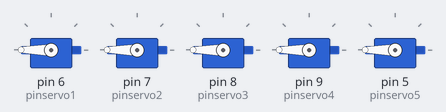
Recording of a sketch running on a simulated Arduino Uno, built with avr-gcc and run on an emulated ATmega328P. On the bench: 5 × servo. At 26.3 s the program stops and its outputs stay as they are.

Above: at 0.1 s.
At 3.7 s:
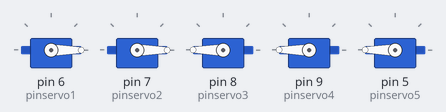
At 6.7 s:
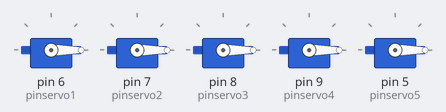
At 9.5 s:
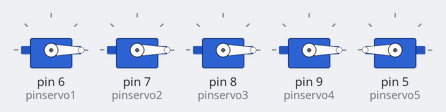
At 12.5 s:
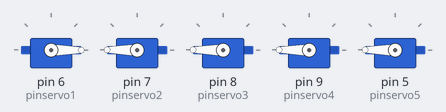
At 24.7 s:
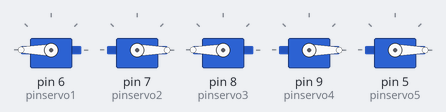
Timing chart, 0 to 27.0 s (numbered marks = the images above):
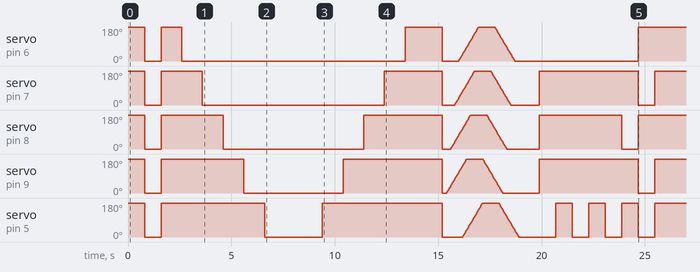

Measured:
- by itself, servo on pin 7 (pinservo2): 180° → 0° at 0.80 s, → 180° 0.80 s later, → 0° 2.0 s later, → 180° 8.8 s later, … (103 changes in this stretch)
- by itself, servo on pin 8 (pinservo3): 180° → 0° at 0.80 s, → 180° 0.80 s later, → 0° 3.0 s later, → 180° 6.8 s later, … (103 changes in this stretch)

The sketch:

config._mano.ino
```cpp
#include <Servo.h>
Servo servo1;
Servo servo2;
Servo servo3;
Servo servo4;
Servo servo5;
int pinservo1 = 6;
int pinservo2 = 7;
int pinservo3 = 8;
int pinservo4 = 9;
int pinservo5 = 5;

void abrir() {
  servo1.write(0);
  servo2.write(0);
  servo3.write(0);
  servo4.write(0);
  servo5.write(0);
}
void indice(char op) { //con 1 abre y con 2 cierra
  switch (op) {
    case 1:
      servo1.write(0);
      break;
    case 2:
      servo1.write(180);
      break;
  }
}

void corazon(char op) {
  switch (op) {
    case 1:
      servo2.write(0);
      break;
    case 2:
      servo2.write(180);
      break;
  }
}

void anular(char op) {
  switch (op) {
    case 1:
      servo3.write(0);
      break;
    case 2:
      servo3.write(180);
      break;
  }
}
void menique(char op) {
  switch (op) {
    case 1:
      servo4.write(0);
      break;
    case 2:
      servo4.write(180);
      break;
  }
}
void pulgar(char op) {
  switch (op) {
    case 1:
      servo5.write(0);
      break;
    case 2:
      servo5.write(180);
      break;
  }
}
void cerrar() {
  indice(2);
  corazon(2);
  anular(2);
  menique(2);
  pulgar(2);
}
void contar() {
  cerrar(); // en 180
  delay(1000);
  indice(1); // en 0
  delay(1000);
  corazon(1);
  delay(1000);
  anular(1);
  delay(1000);
  menique(1);
  delay(1000);
  pulgar(1);
  delay(1000);
}

void regresivo() {
  abrir(); // en 0 para 5
  delay(1000);
  pulgar(2); // en 180 para 4
  delay(1000);
  menique(2); // para 3
  delay(1000);
  anular(2); // para 2
  delay(1000);
  corazon(2); // para 1
  delay(1000);
  indice(2); // para 0
  delay(1000);
}
void saludo() {

  for (int i = -180; i <= 180; i++) {
    servo5.write(i); // 1 -- 1º
    delay(1);
    servo1.write(i + 36); // 37 --> 1º
    delay(1);
    servo2.write(i + 72); // 73 --> 1º
    delay(1);
    servo3.write(i + 108); // 109 --> 1º
    delay(1);
    servo4.write(i + 144); // 145 --> 1º
    delay(1);
  }
  for (int i = 180; i >= -180; i--) {
    servo4.write(i);
    delay(1);
    servo3.write(i + 36);
    delay(1);
    servo2.write(i + 72);
    delay(1);
    servo1.write(i + 108);
    delay(1);
    servo5.write(i + 144);
    delay(1);
  }
}

void pistola() {
  indice(1);
  corazon(2);
  anular(2);
  menique(2);
  pulgar(1);
  delay(800);
  pulgar(2);
  delay(800);
  pulgar(1);
  delay(800);
  pulgar(2);
  delay(800);
  pulgar(1);
}
void sigsag() {
  indice(1);
  corazon(2);
  anular(1);
  menique(2);
  pulgar(2);
  delay(800);
  indice(2);
  corazon(1);
  anular(2);
  menique(1);
  pulgar(1);
}
void setup() {
  servo1.attach(pinservo1, 610, 2550);
  servo2.attach(pinservo2, 670, 2540);
  servo3.attach(pinservo3, 660, 2600);
  servo4.attach(pinservo4, 660, 2600);
  servo5.attach(pinservo5, 660, 2600);
  pinMode(pinservo1, OUTPUT);
  pinMode(pinservo2, OUTPUT);
  pinMode(pinservo3, OUTPUT);
  pinMode(pinservo4, OUTPUT);
  pinMode(pinservo5, OUTPUT);
  Serial.begin(9600);
  abrir();
}

void loop() {
  cerrar();
  delay(800);
  abrir();
  delay(800);
  contar();
  delay(800);
  regresivo();
  delay(800);
  saludo();
  delay(800);
  pistola();
  delay(800);
  sigsag();
  delay(800);
  cerrar();
  delay(800);
  exit(0);
}
```
